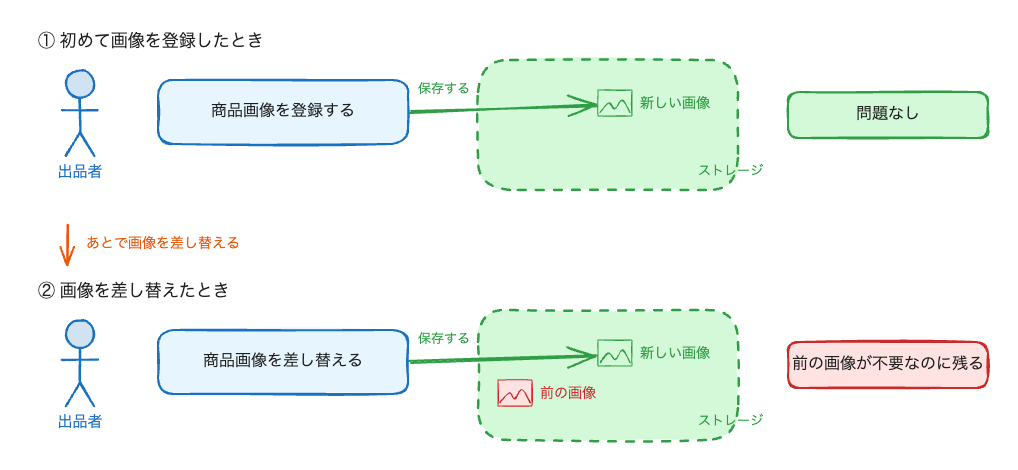

This figure's Python source:
"""Example: a problem shown as the scene where it does not occur and the scene where it does.

    python3 problem.py problem.excalidraw
"""

import sys
from pathlib import Path

sys.path.insert(0, str(Path(__file__).resolve().parents[2] / "scripts"))
from excalidraw_scene import COLORS, Scene  # noqa: E402

s = Scene()


def scene_row(y, title, action, kept_old, result, result_role):
    s.text(30, y, title, size=17)
    s.person(40, y + 40, "出品者")
    a = s.box(150, y + 50, 250, 64, action, role="actor")
    # The storage area as a dashed group.
    s.rect(470, y + 30, 260, 130, stroke=COLORS["store"][0], bg=COLORS["store"][1],
           style="dashed")
    s.text(690, y + 132, "ストレージ", size=13, color=COLORS["store"][0])
    if kept_old:
        s.file_chip(490, y + 100, "前の画像", role="problem")
    s.file_chip(590, y + 60, "新しい画像")
    s.arrow(a["x"] + a["width"] + 2, a["y"] + 32, [[0, 0], [186, -6]],
            stroke=COLORS["store"][0])
    s.text(410, y + 50, "保存する", size=13, color=COLORS["store"][0])
    s.box(780, y + 62, 200, 46, result, role=result_role)


scene_row(10, "① 初めて画像を登録したとき", "商品画像を登録する", False, "問題なし", "store")
s.arrow(60, 205, [[0, 0], [0, 40]], stroke=COLORS["operator"][0])
s.text(78, 214, "あとで画像を差し替える", size=14, color=COLORS["operator"][0])
scene_row(260, "② 画像を差し替えたとき", "商品画像を差し替える", True,
          "前の画像が不要なのに残る", "problem")

s.save(sys.argv[1] if len(sys.argv) > 1 else "problem.excalidraw")
